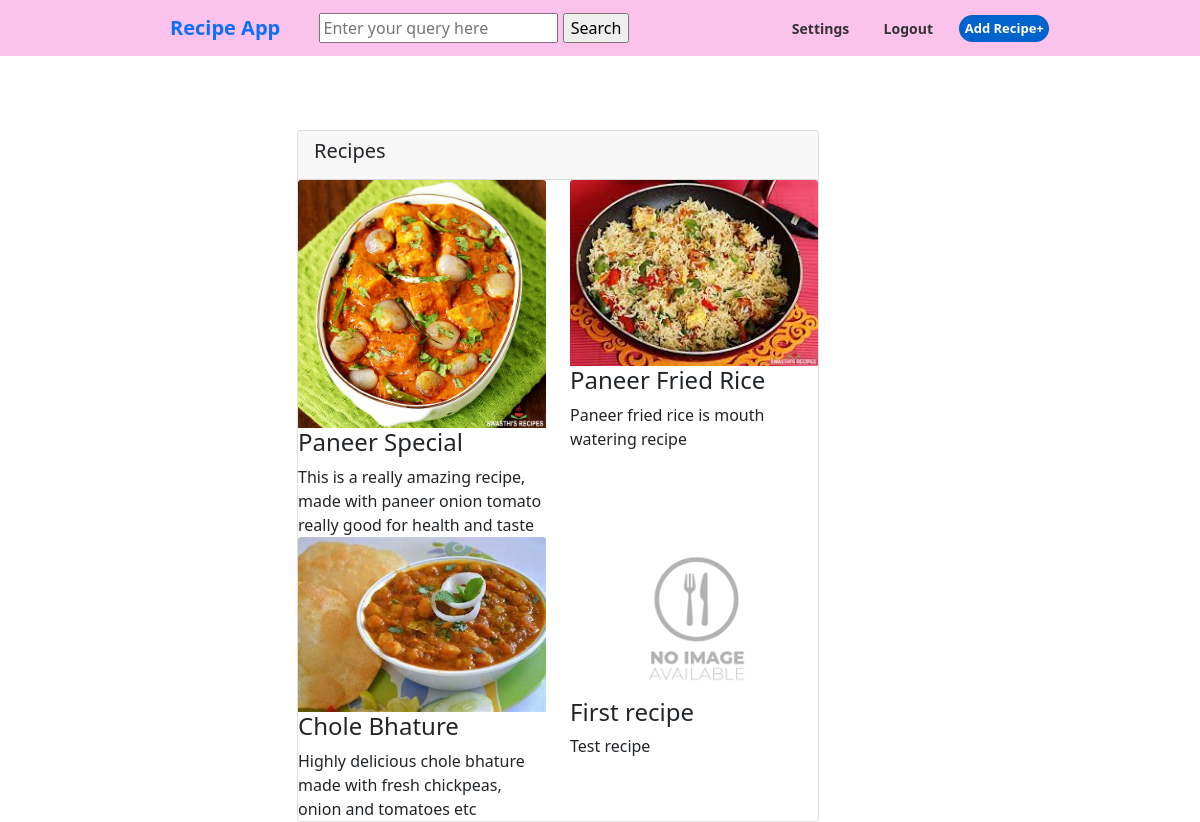
The app's page / (signed in) with its own data.
### core/models.py (models this page shows, shortened)
class Recipe(models.Model):
    id = models.UUIDField(primary_key = True, default = uuid.uuid4)
    user = models.ForeignKey(User, on_delete=models.CASCADE)
    recipename = models.TextField(blank=False, max_length=100)
    recipeimg = models.ImageField(upload_to='recipe_images',default='no_recipe_img.png')
    description = models.TextField(blank=True)
    created_at = models.DateTimeField(default = datetime.now())
    rating = models.FloatField(default = 0)

### core/views.py (the view)
# urls.py: path('',views.recipe, name='home'),
@login_required(login_url='signin')
def recipe(request):
    user_object = User.objects.get(username = request.user.username)
    user_profile = Profile.objects.get(user = user_object)
    flag = -1
    if request.method == "POST":
        recipename = request.POST['recipename']
        recipedescription = request.POST['recipedescription']
        recipeimg =request.FILES.get('recipeimg')
        newRecipe = Recipe.objects.create(user=user_object, recipename=recipename,
                                        recipeimg = recipeimg,
                                        description = recipedescription)
        newRecipe.save()
        messages.info(request, 'Recipe Uploaded successfully')
    else:
        query = request.GET.get('query', '')
        if query != '':
            recipes = recipes = Recipe.objects.filter(Q(recipename__contains = query)
                                                      | Q(description__contains = query)
                                                      ).order_by('created_at')
            flag = 0
    if flag == -1:
        recipes = Recipe.objects.all().order_by('created_at')
    return render(request, 'feed.html', {'user_profile':user_profile,
                                         'user_object':user_object,
                                         'recipes':recipes})

### templates/feed.html (shortened to what this page needs)
{% load static %}
<!DOCTYPE html>
<html lang="en">
  <head>
    <link rel="stylesheet" href="{% static 'css/profile.css' %}">
    <link href="https://cdn.jsdelivr.net/npm/bootstrap@5.0.2/dist/css/bootstrap.min.css" rel="stylesheet">
  </head>
  <body>
    <nav class="navbar fixed-top flex-nowrap navbar-new-top">
        <a href="/" class="navbar-brand"><img src="#" alt=""/>Recipe App</a>
        <form action="" method="get">
          <input type="text" name="query" placeholder="Enter your query here" />
          <input type="submit" value="Search">
        </form>
        <ul class="navbar-nav flex-row">
            <li class="nav-item">
                <a class="nav-link px-2" href="/setting">Settings</a>
            </li>
            <li class="nav-item">
                <a class="nav-link px-2" href="/logout">Logout</a>
            </li>
            <li class="nav-item">
                <button type="button"  onclick="openPopup()" class="header-btn">Add Recipe+</button>
            </li>
        </ul>
        <button class="navbar-toggler ml-auto" type="button" data-toggle="collapse" data-target="#navbar2">
            <span class="navbar-toggler-icon"></span>
        </button>
    </nav>
<div class="page-content page-container" id="page-content">
    <div class="padding">
        <div class="row container d-flex justify-content-center">
        <div class="col-lg-12 col-xl-6">
                                                <div class="card">
                                                    <div class="card-header">
                                                        <h5 class="card-header-text">Recipes</h5>
                                                    </div>
                                                    <div class="card-block">
                                                        <div class="row" id="sortable">
                                                          {% for recipe in recipes %}
                                                            <div class="col-md-6 m-b-20" draggable="false" style="">
                                                                <div class="card-sub">
                                                                    <img class="card-img-top img-fluid" src="{{recipe.recipeimg.url}}" alt="Card image cap">
                                                                    <div class="card-block">
                                                                        <h4 class="card-title">{{recipe.recipename}}</h4>
                                                                        <p class="card-text">{{recipe.description}}</p>
                                                                    </div>
                                                                </div>
                                                            </div>
                                                          {% endfor %}
                                                                                                          </div>
                                                        </div>
                                                    </div>
                                                </div>
                                            </div>
        </div>
        </div>
  </body>
</html>

### static/css/profile.css (style rules this page uses)
.navbar-new-top { background: #fbc2eb; }
.navbar-brand { font-weight: 600; margin-left: 170px; }
.navbar-new-top ul { margin-right: 9%; }
.navbar-new-top ul li { margin-right: 8%; }
.navbar-nav .nav-item a { color: #333; font-size: 14px; font-weight: 600; transition: 1s ease; }
.header-btn { margin-top: 5px; height: auto; width: 90px; padding: 4px; border: none; border-radius: 1rem; background: #0062cc; color: #fff; font-weight: 700; font-size: 13px; cursor: pointer; }
#page-content { margin-top: 130px; }
body { font-family: "Inter", sans-serif; }

### records on screen
Recipe: recipeimg (picture), recipename "Paneer Special", description "This is a really amazing recipe, made with paneer onion tomato really good for health and taste"
Recipe: recipeimg (picture), recipename "Paneer Fried Rice", description "Paneer fried rice is mouth watering recipe"
Recipe: recipeimg (picture), recipename "Chole Bhature", description "Highly delicious chole bhature made with fresh chickpeas, onion and tomatoes etc"
Recipe: recipeimg (picture), recipename "First recipe", description "Test recipe"
